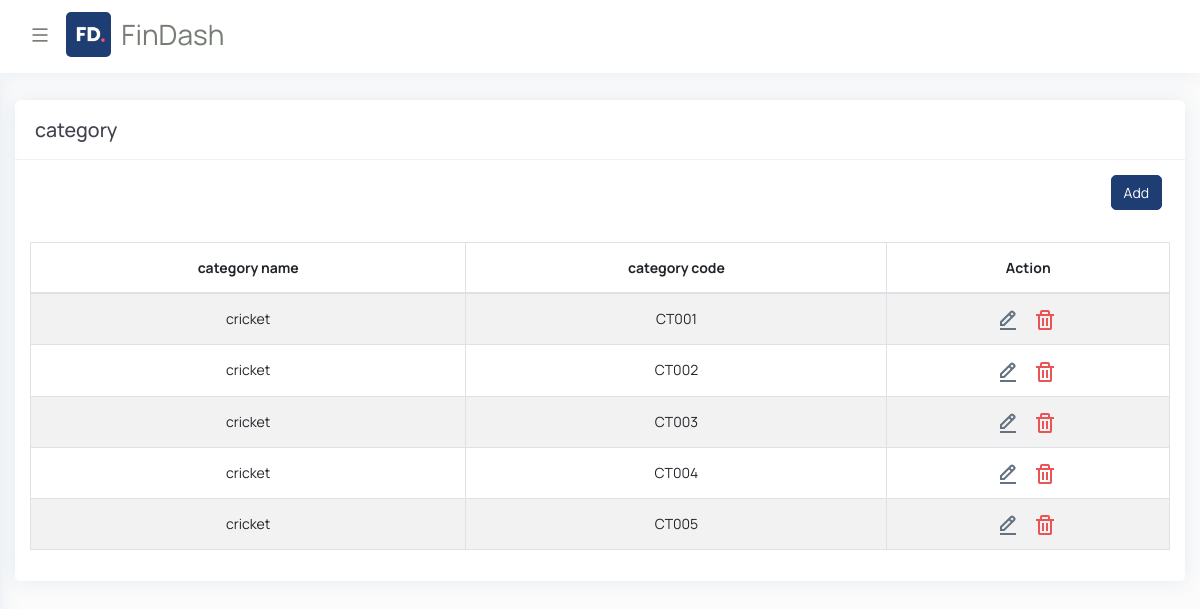
Page /category_show/ on the earlier database version.
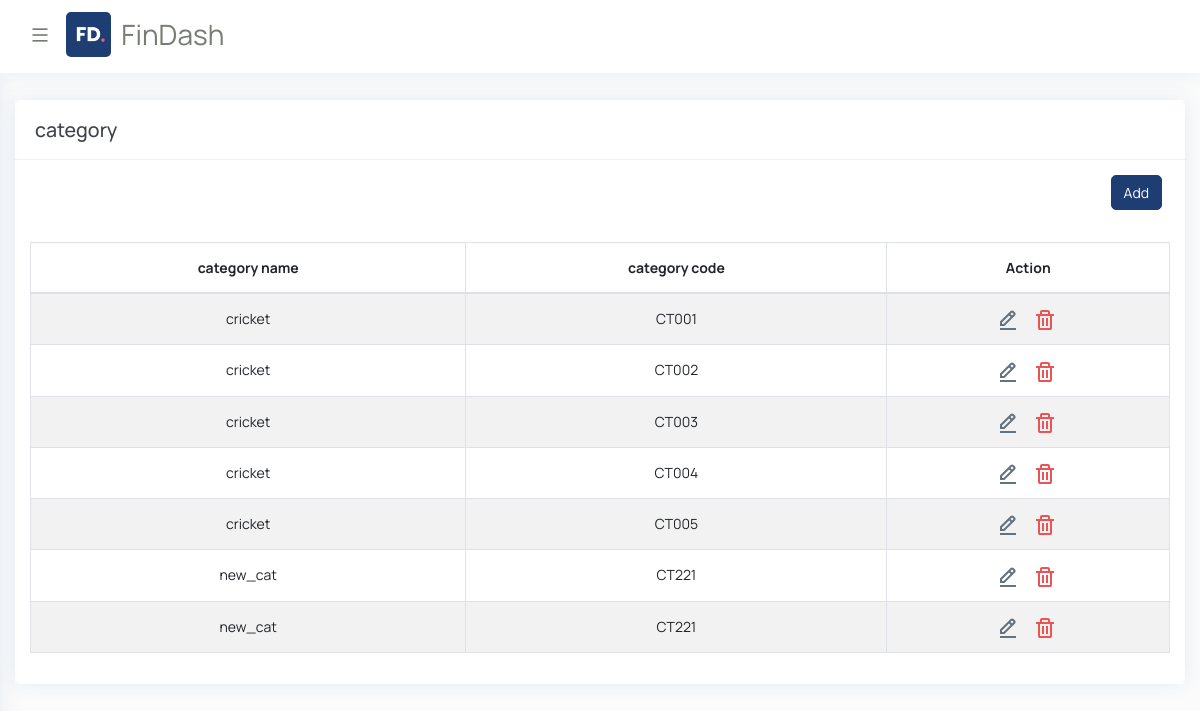
Same page on the later database version.
### demo_admin/models.py (models this page shows)
class Category(models.Model):
    category_name=models.CharField(max_length=10,null=True,blank=True)
    category_image=models.ImageField(upload_to='images',null=True,blank=True)
    category_code=models.CharField(max_length=10,null=True,blank=True)
    created_at=models.DateTimeField(default=timezone.now)
    updated_at=models.DateTimeField(default=timezone.now)

### demo_admin/views.py (the view)
# urls.py: path('category_show/', views.category_show, name='category_show'),
def category_show(request):
    cat_obj=Category.objects.all()
    context={'cat_obj':cat_obj}
    return render(request,'admin_template/category/category-show.html',context)

### templates/admin_template/category/category-show.html (shortened to what this page needs)
{% extends 'admin_template/base.html' %}
{% load static %}
{% block body%}
<div id="content-page" class="content-page">
    <div class="container-fluid">
       <div class="row">
          <div class="col-sm-12">
             <div class="iq-card">
                <div class="iq-card-header d-flex justify-content-between">
                   <div class="iq-header-title">
                      <h4 class="card-title">category</h4>
                   </div>
                </div>
                <div class="iq-card-body">
                   <div id="table" class="table-editable">
                      <span class="table-add float-right mb-3 mr-2">
                        <a type="submit" href="{% url 'category_add' %}" class="btn btn-primary mb-3">Add</a>
                      </span>
                      <table id="tableID" class="table table-bordered table-responsive-md table-striped text-center">
                         <thead>
                            <tr>
                               <th style="text-align: center">category name</th>
                               <th style="text-align: center">category code</th>
                               <th style="text-align: center">Action</th>
                            </tr>
                         </thead>
                         <tbody>
                            {%for data in cat_obj %}
                            <tr>
                            <td>{{data.category_name}}</td>
                            <td>{{data.category_code}}</td>
                               <td>
                                 <a class="me-3" href="">
                                    <img src="{% static 'admin_static/images/icon/edit.svg'%}" alt="img">
                                </a>
                                <a class="me-3" href="" onclick="return confirm('Are you sure you want to delete this?')">
                                    <img src="{% static 'admin_static/images/icon/delete.svg'%}" alt="img">
                                </a>
                               </td>
                            </tr>
                            {% endfor %}
                         </tbody>
                      </table>
                   </div>
                </div>
             </div>
          </div>
       </div>
    </div>
 </div>
</div>
 {% endblock %}

Differences in the rows shown:
added Category: category_name "new_cat", category_code "CT221"
added Category: category_name "new_cat", category_code "CT221"
